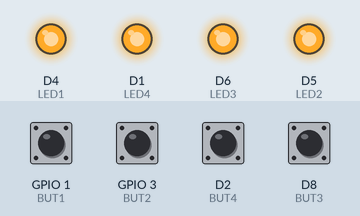
This sketch was run on a simulated ESP8266 (NodeMCU). Shown: output pins drawn as LEDs (lit = HIGH). The inputs (shaded band) are chosen by the test bench; at power-on: D2 (BUT4), D8 (BUT3), GPIO 1 (BUT1), GPIO 3 (BUT2) HIGH. USB keyboard and mouse output is not drawn.

Above: at 2.2 s.
2.3 s: GPIO 1 (BUT1) pulled LOW for 0.15 s
At 2.37 s:
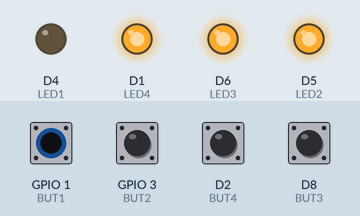
3.9 s: GPIO 3 (BUT2) pulled LOW for 0.15 s
At 3.97 s:
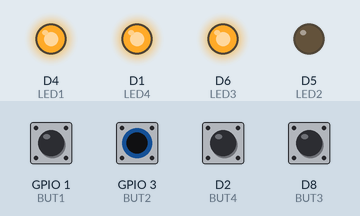
5.5 s: D2 (BUT4) pulled LOW for 0.15 s
At 5.57 s:
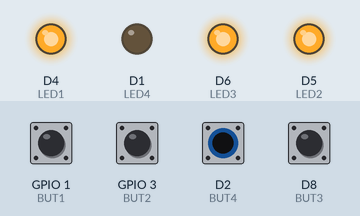
7.1 s: D8 (BUT3) pulled LOW for 0.15 s
At 7.17 s:
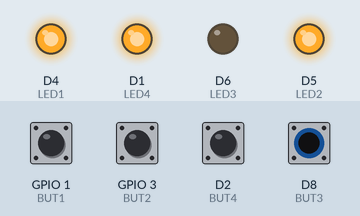
8.7 s: GPIO 1 (BUT1) driven LOW and GPIO 3 (BUT2) driven LOW
At 9.2 s:
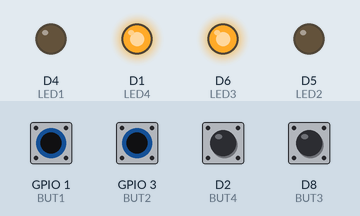
10.2 s: D2 (BUT4) pulled LOW for 1 s
At 11.0 s:
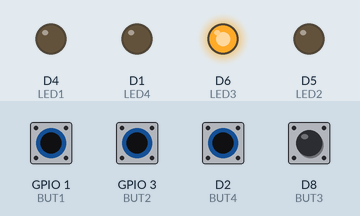
Timing chart, 0 to 13.2 s (numbered marks = the images above; inputs shaded):
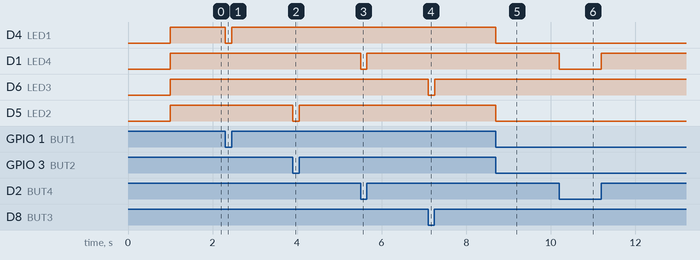

Measured:
- after the input at 2.3 s, D4 (LED1): HIGH → LOW at once, → HIGH 0.15 s later
- after the input at 3.9 s, D5 (LED2): HIGH → LOW at once, → HIGH 0.15 s later
- after the input at 5.5 s, D1 (LED4): HIGH → LOW at once, → HIGH 0.15 s later
- after the input at 7.1 s, D6 (LED3): HIGH → LOW at once, → HIGH 0.15 s later
- after the input at 8.7 s, D4 (LED1), D5 (LED2): HIGH → LOW at once
- after the input at 10.2 s, D1 (LED4): HIGH → LOW at once, → HIGH 1.0 s later

The sketch:

playgame.ino
```cpp
#include <Keyboard.h>

int BUT1 = D10; // left + a
int BUT2 = D9; // down + s
int BUT3 = D8; // right + d
int BUT4 = D2; // up + w

int LED1 = D4;
int LED2 = D5;
int LED3 = D6;
int LED4 = D1;


void setup() {
  // put your setup code here, to run once:
  pinMode(BUT1, INPUT_PULLUP);
  pinMode(BUT2, INPUT_PULLUP);
  pinMode(BUT3, INPUT_PULLUP);
  pinMode(BUT4, INPUT_PULLUP);


  pinMode(LED1, OUTPUT);
  pinMode(LED2, OUTPUT);
  pinMode(LED3, OUTPUT);
  pinMode(LED4, OUTPUT);

  Keyboard.begin();
  delay(1000);

}

void loop() {
  // put your main code here, to run repeatedly:
  // lights up button 1 if pressed
  if (digitalRead(BUT1) == HIGH){
    digitalWrite(LED1, HIGH);
  } else {
    digitalWrite(LED1, LOW);
  }
  // lights up button 2 if pressed
  if (digitalRead(BUT2) == HIGH){
    digitalWrite(LED2, HIGH);
  } else {
    digitalWrite(LED2, LOW);
  }
  // lights up button 3 if pressed
  if (digitalRead(BUT3) == HIGH){
    digitalWrite(LED3, HIGH);
  } else {
    digitalWrite(LED3, LOW);
  }
  // lights up button 4 if pressed
  if (digitalRead(BUT4) == HIGH){
    digitalWrite(LED4, HIGH);
  } else {
    digitalWrite(LED4, LOW);
  }

  handleButton(BUT1, "a", KEY_LEFT_ARROW);
  handleButton(BUT2, "s", KEY_DOWN_ARROW);
  handleButton(BUT3, "d", KEY_RIGHT_ARROW);
  handleButton(BUT4, "w", KEY_UP_ARROW);

}

void handleButton(int pin, char asciiKey, uint8_t theKey) {
  if (digitalRead(pin) == LOW){
    Keyboard.press(asciiKey);
    Keyboard.press(theKey);
  } else {
    Keyboard.release(asciiKey);
    Keyboard.release(theKey);
  }
}
```
